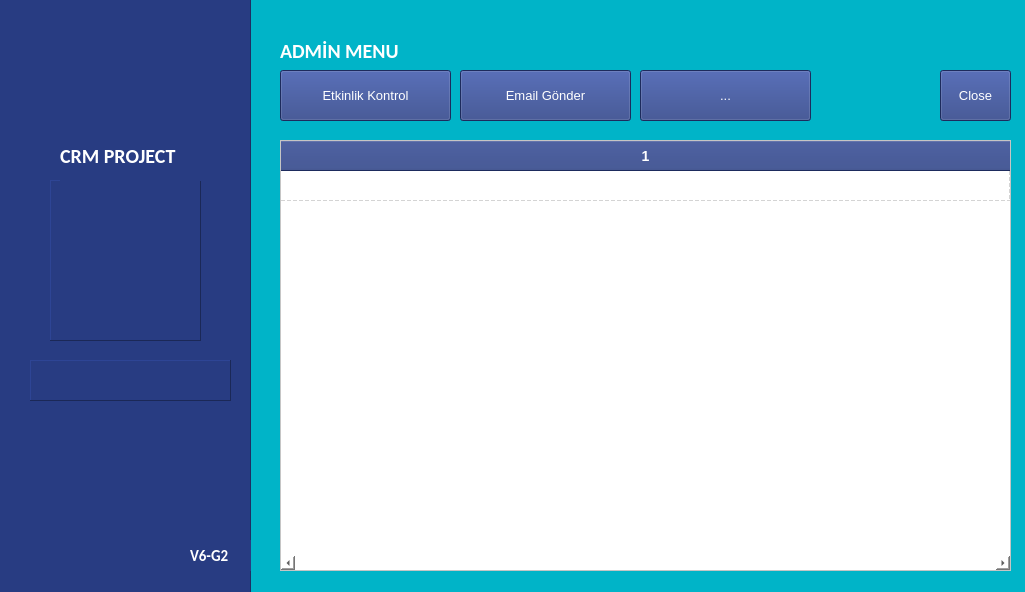
<?xml version="1.0" encoding="UTF-8"?>
<ui version="4.0">
 <class>CRM</class>
 <widget class="QMainWindow" name="CRM">
  <property name="geometry">
   <rect>
    <x>0</x>
    <y>0</y>
    <width>1025</width>
    <height>592</height>
   </rect>
  </property>
  <property name="windowTitle">
   <string>CRM - Başvurular</string>
  </property>
  <property name="windowIcon">
   <iconset>
    <normaloff>logo-icon.png</normaloff>logo-icon.png</iconset>
  </property>
  <property name="styleSheet">
   <string notr="true">background-color: rgb(0, 180, 200);</string>
  </property>
  <widget class="QWidget" name="centralwidget">
   <widget class="QFrame" name="frame">
    <property name="geometry">
     <rect>
      <x>280</x>
      <y>140</y>
      <width>731</width>
      <height>431</height>
     </rect>
    </property>
    <property name="font">
     <font>
      <pointsize>10</pointsize>
     </font>
    </property>
    <property name="styleSheet">
     <string notr="true">background-color: rgb(255, 255, 255)</string>
    </property>
    <property name="frameShape">
     <enum>QFrame::StyledPanel</enum>
    </property>
    <property name="frameShadow">
     <enum>QFrame::Raised</enum>
    </property>
    <property name="lineWidth">
     <number>1</number>
    </property>
    <widget class="QTableWidget" name="tableWidget">
     <property name="geometry">
      <rect>
       <x>0</x>
       <y>0</y>
       <width>731</width>
       <height>431</height>
      </rect>
     </property>
     <property name="styleSheet">
      <string notr="true">QHeaderView::section {
    background-color:  rgb(40, 60, 130);; /* Yeşil arka plan */
    color: white;              /* Beyaz yazı rengi */
    font-size: 14px;           /* Yazı boyutu */
    font-weight: bold;         /* Kalın yazı */
    padding: 5px;              /* Yazının etrafında boşluk */
}
</string>
     </property>
     <property name="horizontalScrollBarPolicy">
      <enum>Qt::ScrollBarAlwaysOn</enum>
     </property>
     <property name="alternatingRowColors">
      <bool>true</bool>
     </property>
     <property name="gridStyle">
      <enum>Qt::DashLine</enum>
     </property>
     <property name="sortingEnabled">
      <bool>true</bool>
     </property>
     <property name="rowCount">
      <number>1</number>
     </property>
     <property name="columnCount">
      <number>1</number>
     </property>
     <attribute name="horizontalHeaderCascadingSectionResizes">
      <bool>true</bool>
     </attribute>
     <attribute name="horizontalHeaderShowSortIndicator" stdset="0">
      <bool>true</bool>
     </attribute>
     <attribute name="horizontalHeaderStretchLastSection">
      <bool>true</bool>
     </attribute>
     <attribute name="verticalHeaderVisible">
      <bool>false</bool>
     </attribute>
     <row/>
     <column/>
    </widget>
   </widget>
   <widget class="QFrame" name="frame_2">
    <property name="geometry">
     <rect>
      <x>-50</x>
      <y>-10</y>
      <width>301</width>
      <height>841</height>
     </rect>
    </property>
    <property name="styleSheet">
     <string notr="true">background-color: rgb(40, 60, 130);</string>
    </property>
    <property name="frameShape">
     <enum>QFrame::StyledPanel</enum>
    </property>
    <property name="frameShadow">
     <enum>QFrame::Raised</enum>
    </property>
    <widget class="QLabel" name="label">
     <property name="geometry">
      <rect>
       <x>100</x>
       <y>190</y>
       <width>151</width>
       <height>161</height>
      </rect>
     </property>
     <property name="frameShape">
      <enum>QFrame::Panel</enum>
     </property>
     <property name="frameShadow">
      <enum>QFrame::Raised</enum>
     </property>
     <property name="text">
      <string/>
     </property>
     <property name="pixmap">
      <pixmap>../images/logo-icon.png</pixmap>
     </property>
     <property name="scaledContents">
      <bool>true</bool>
     </property>
    </widget>
    <widget class="QLabel" name="label_2">
     <property name="geometry">
      <rect>
       <x>80</x>
       <y>370</y>
       <width>201</width>
       <height>41</height>
      </rect>
     </property>
     <property name="frameShape">
      <enum>QFrame::Panel</enum>
     </property>
     <property name="frameShadow">
      <enum>QFrame::Raised</enum>
     </property>
     <property name="text">
      <string/>
     </property>
     <property name="pixmap">
      <pixmap>../images/logo.png</pixmap>
     </property>
     <property name="scaledContents">
      <bool>true</bool>
     </property>
    </widget>
    <widget class="QLabel" name="label_8">
     <property name="geometry">
      <rect>
       <x>240</x>
       <y>550</y>
       <width>61</width>
       <height>31</height>
      </rect>
     </property>
     <property name="font">
      <font>
       <family>Calibri</family>
       <pointsize>11</pointsize>
       <weight>75</weight>
       <bold>true</bold>
      </font>
     </property>
     <property name="styleSheet">
      <string notr="true">color: rgb(255, 255, 255)</string>
     </property>
     <property name="text">
      <string>V6-G2</string>
     </property>
    </widget>
    <widget class="QLabel" name="label_4">
     <property name="geometry">
      <rect>
       <x>110</x>
       <y>140</y>
       <width>151</width>
       <height>51</height>
      </rect>
     </property>
     <property name="font">
      <font>
       <family>Calibri</family>
       <pointsize>15</pointsize>
       <weight>75</weight>
       <bold>true</bold>
      </font>
     </property>
     <property name="styleSheet">
      <string notr="true">color: #fff</string>
     </property>
     <property name="text">
      <string>CRM PROJECT </string>
     </property>
     <property name="alignment">
      <set>Qt::AlignLeading|Qt::AlignLeft|Qt::AlignVCenter</set>
     </property>
    </widget>
   </widget>
   <widget class="QLabel" name="label_6">
    <property name="geometry">
     <rect>
      <x>280</x>
      <y>30</y>
      <width>151</width>
      <height>41</height>
     </rect>
    </property>
    <property name="font">
     <font>
      <family>Calibri</family>
      <pointsize>15</pointsize>
      <weight>75</weight>
      <bold>true</bold>
     </font>
    </property>
    <property name="styleSheet">
     <string notr="true">color : #fff</string>
    </property>
    <property name="text">
     <string>ADMİN MENU</string>
    </property>
    <property name="alignment">
     <set>Qt::AlignLeading|Qt::AlignLeft|Qt::AlignVCenter</set>
    </property>
   </widget>
   <widget class="QPushButton" name="exit_btn">
    <property name="geometry">
     <rect>
      <x>940</x>
      <y>70</y>
      <width>71</width>
      <height>51</height>
     </rect>
    </property>
    <property name="font">
     <font>
      <pointsize>10</pointsize>
     </font>
    </property>
    <property name="styleSheet">
     <string notr="true">QPushButton {
background-color: rgb(40, 60, 130);
color: #fff
}
QPushButton:hover {
background-color: rgb(218,30,60)
}</string>
    </property>
    <property name="text">
     <string>Close</string>
    </property>
   </widget>
   <widget class="QPushButton" name="email_btn">
    <property name="geometry">
     <rect>
      <x>460</x>
      <y>70</y>
      <width>171</width>
      <height>51</height>
     </rect>
    </property>
    <property name="font">
     <font>
      <pointsize>10</pointsize>
     </font>
    </property>
    <property name="styleSheet">
     <string notr="true">QPushButton {
background-color: rgb(40, 60, 130);
color: #fff
}
QPushButton:hover {
background-color: rgb(218,30,60)
}</string>
    </property>
    <property name="text">
     <string>Email Gönder</string>
    </property>
   </widget>
   <widget class="QPushButton" name="event_btn">
    <property name="geometry">
     <rect>
      <x>280</x>
      <y>70</y>
      <width>171</width>
      <height>51</height>
     </rect>
    </property>
    <property name="font">
     <font>
      <pointsize>10</pointsize>
     </font>
    </property>
    <property name="styleSheet">
     <string notr="true">QPushButton {
background-color: rgb(40, 60, 130);
color: #fff
}
QPushButton:hover {
background-color: rgb(218,30,60)
}</string>
    </property>
    <property name="text">
     <string>Etkinlik Kontrol</string>
    </property>
   </widget>
   <widget class="QLabel" name="label_3">
    <property name="geometry">
     <rect>
      <x>460</x>
      <y>40</y>
      <width>541</width>
      <height>16</height>
     </rect>
    </property>
    <property name="text">
     <string/>
    </property>
   </widget>
   <widget class="QPushButton" name="xlsupdate_btn">
    <property name="geometry">
     <rect>
      <x>640</x>
      <y>70</y>
      <width>171</width>
      <height>51</height>
     </rect>
    </property>
    <property name="font">
     <font>
      <pointsize>10</pointsize>
     </font>
    </property>
    <property name="styleSheet">
     <string notr="true">QPushButton {
background-color: rgb(40, 60, 130);
color: #fff
}
QPushButton:hover {
background-color: rgb(218,30,60)
}</string>
    </property>
    <property name="text">
     <string>...</string>
    </property>
   </widget>
  </widget>
 </widget>
 <resources/>
 <connections/>
</ui>
